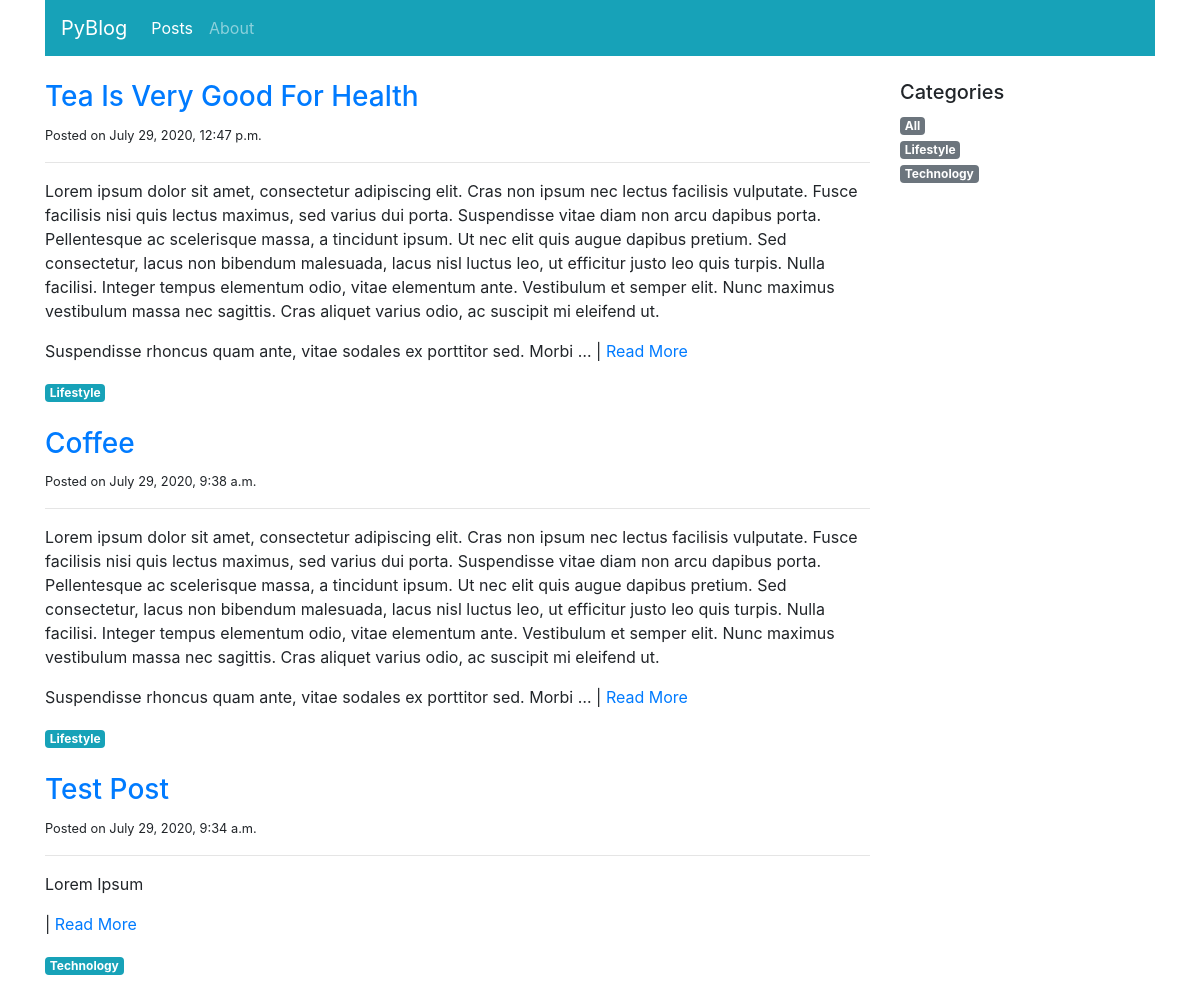
/posts/, run on the app's committed database.
### blog/models.py (models this page shows, shortened)
class Post(models.Model):
    title = models.CharField(max_length=100)
    category = models.ForeignKey('PostCategory',
                                 null=True,
                                 blank=True,
                                 on_delete=models.DO_NOTHING)
    published = models.BooleanField(default=False)
    text = models.TextField(blank=True)
    created_at = models.DateTimeField(auto_now_add=True)

class PostCategory(models.Model):
    name = models.CharField(max_length=50)
    def slug(self):
        return slugify(self.name)

### blog/views.py (the view)
# urls.py: path('posts/', views.post_list, name='home'),
def post_list(request, category_name=model_helpers.post_category_all.slug()):
    categories = model_helpers.get_categories()
    category, posts = model_helpers.get_category_and_posts(category_name)
    context = {
        'navigation_items': navigation.navigation_items(navigation.NAV_POSTS),
        'categories': categories,
        'category': category,
        'posts': posts,
    }
    return render(request, 'blog/post_list.html', context)

### blog/model_helpers.py (called while the page is built, shortened)
def get_category_and_posts(category_name):
    posts = Post.objects.filter(published=True)
    if category_name == post_category_all.slug():
        category = post_category_all
    posts = posts.order_by('-created_at')
    return category, posts,

def get_categories():
    categories = list(PostCategory.objects.all().order_by('name'))
    categories.insert(0, post_category_all)
    return categories

### blog/navigation.py (called while the page is built)
def navigation_items(selected_item):
    items = []
    for name, url in NAV_ITEMS:
        items.append(
            {
                'name': name,
                'url': url,
                'active': True if selected_item == name else False
            }
        )
    return items

### blog/templates/blog/post_list.html (shortened to what this page needs)
{% extends 'layout.html' %}
{% block content %}
<div class="col-sm-9">
    {% for post in posts %}
    <div class="mb-4">
        <h3><a href="{% url 'post-detail' post.pk %}">{{ post.title }}</a></h3>
        <small>Posted on {{ post.created_at }}</small>
        <hr>
        <p class="text-muted">
            {{ post.text|linebreaks|safe|truncatewords:100 }} |
            <a href="{% url 'post-detail' post.pk %}">Read More</a>
        </p>
        <a href="{% url 'post-list' post.category.slug %}" class="badge badge-info">{{ post.category.name|capfirst }}</a>
    </div>
    {% empty %}
    <div class="text-center">
        <p class="display-1">=(</p>
        <h3 class="mt-4">Sorry, the category <span class="badge badge-info">{{ category.name }}</span> does not exist.</h3>
        <a class="btn btn-info btn-lg" href="{% url 'home' %}">Come back</a>
    </div>
    {% endfor %}
</div>
<div class="col-sm-3">
    <h5>Categories</h5>
    <ul class="list-unstyled">
        {% for cat in categories %}
        <li>
            <a href="{% url 'post-list' cat.slug %}" class="badge badge-secondary">
                {{ cat.name|title }}
            </a>
        </li>
        {% endfor %}
    </ul>
</div>
{% endblock %}

### data on the page
Post: title "Tea Is Very Good For Health", created_at "July 29, 2020, 12:47 p.m.", text "Lorem ipsum dolor sit amet, consectetur adipiscing elit. Cras non ipsum nec lectus facilisis vulputate. Fusce facilisis nisi quis lectus maximus, sed varius dui porta. Suspendisse vitae diam non arcu dapibus porta. Pellentesque ac scelerisque massa, a tincidunt ipsum. Ut nec elit quis augue dapibus pretium. Sed consectetur, lacus non bibendum malesuada, lacus nisl luctus leo, ut efficitur justo leo quis turpis. Nulla facilisi. Integer tempus elementum odio, vitae elementum ante. Vestibulum et semper elit. Nunc maximus vestibulum massa nec sagittis. Cras aliquet varius odio, ac suscipit mi eleifend ut. Suspendisse rhoncus quam ante, vitae sodales ex porttitor sed. Morbi …", category.name "Lifestyle"
Post: title "Coffee", created_at "July 29, 2020, 9:38 a.m.", text "Lorem ipsum dolor sit amet, consectetur adipiscing elit. Cras non ipsum nec lectus facilisis vulputate. Fusce facilisis nisi quis lectus maximus, sed varius dui porta. Suspendisse vitae diam non arcu dapibus porta. Pellentesque ac scelerisque massa, a tincidunt ipsum. Ut nec elit quis augue dapibus pretium. Sed consectetur, lacus non bibendum malesuada, lacus nisl luctus leo, ut efficitur justo leo quis turpis. Nulla facilisi. Integer tempus elementum odio, vitae elementum ante. Vestibulum et semper elit. Nunc maximus vestibulum massa nec sagittis. Cras aliquet varius odio, ac suscipit mi eleifend ut. Suspendisse rhoncus quam ante, vitae sodales ex porttitor sed. Morbi …", category.name "Lifestyle"
Post: title "Test Post", created_at "July 29, 2020, 9:34 a.m.", text "Lorem Ipsum", category.name "Technology"
PostCategory: name "Lifestyle"
PostCategory: name "Technology"

### other printed values
{{ item.name|title }} "Posts" "About"
{{ cat.name|title }} "All"
